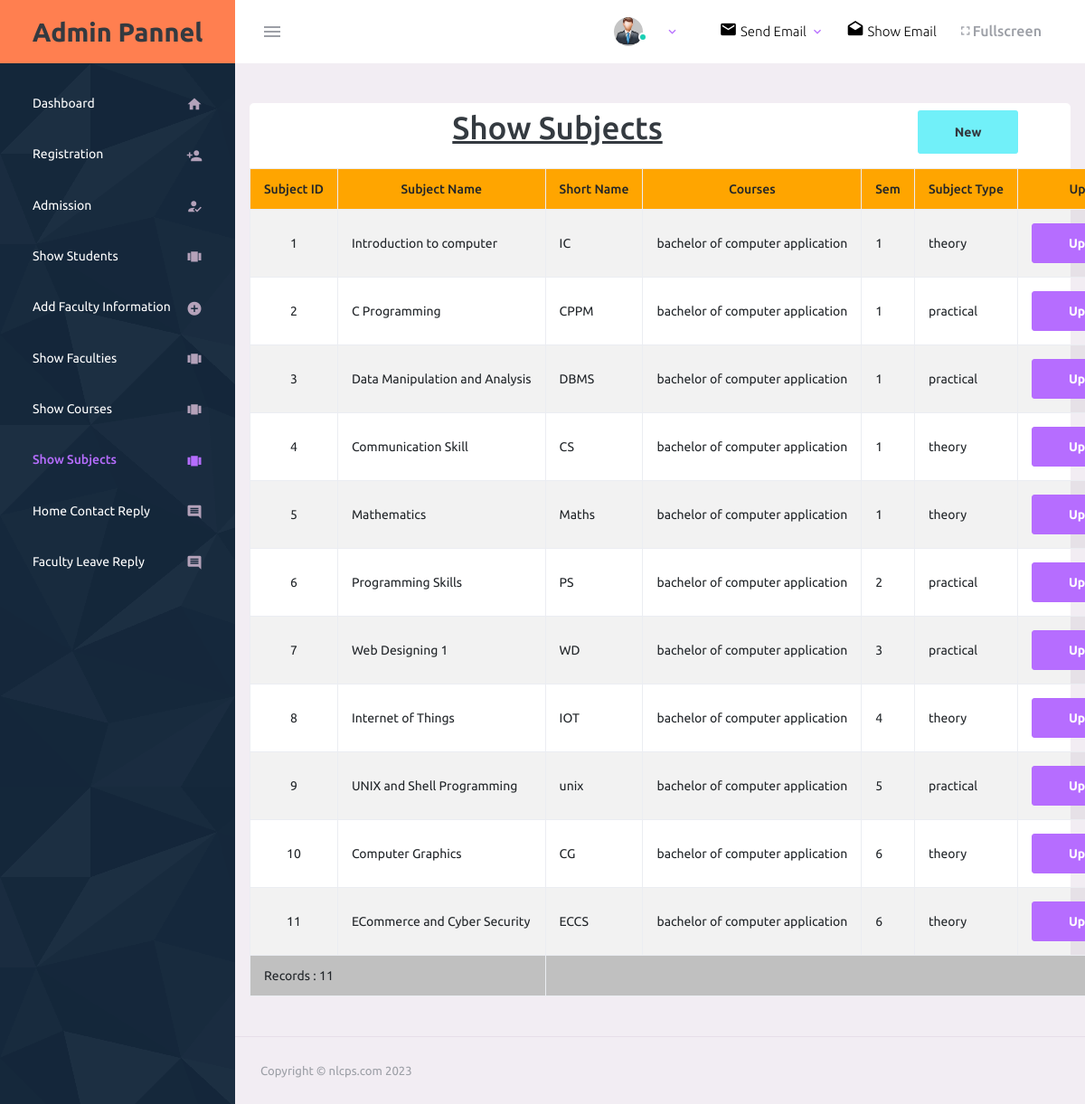
Page /admin/showsubject.php on the committed database.
### tables this page shows
CREATE TABLE `subject` (
  `subid` int(5) NOT NULL,
  `subname` varchar(50) NOT NULL,
  `shortname` varchar(10) NOT NULL,
  `courseid` int(5) NOT NULL,
  `sem` int(2) NOT NULL,
  `subtype` varchar(15) NOT NULL,
  `deletestatus` varchar(3) NOT NULL
);

CREATE TABLE `courses` (
  `courseid` int(5) NOT NULL,
  `coursename` varchar(50) NOT NULL,
  `shortname` varchar(10) NOT NULL,
  `duration` varchar(10) NOT NULL,
  `fees` int(7) NOT NULL,
  `medium` varchar(10) NOT NULL,
  `totalsem` int(2) NOT NULL,
  `image` varchar(50) DEFAULT NULL,
  `deletestatus` varchar(3) NOT NULL
);

### class/dataclass.php (called while the page is built, shortened)
<?php
    class dataclass
    {
        public $conn;
        public function __construct()
        {
            $this->conn=mysqli_connect("localhost","root","","studentmanagement");
        }
        public function getTable($query)
        {
            $tb=mysqli_query($this->conn,$query);
            return $tb;
        }
     }
?>

### admin/showsubject.php (the view, shortened to what this page needs)
<!DOCTYPE html>
<html lang="en">
<head>
    <?php
        include("csslink.php");
        include("../class/dataclass.php");
    ?>
    <?php
        $dc=new dataclass();
        $msg="";
    ?>
</head>
<body>
 <form name="frm" action="#" method="post">
    <div class="container-scroller">
     <?php include("navbar.php"); ?>
        <div class="container-fluid page-body-wrapper">
            <?php include("sidebar.php"); ?>
            <div class="main-panel">
                <div class="content-wrapper">
                 <div class="row">
                    <div class="col-md-12 card">
                        <div class="row">
                            <div class="col-md-9" style="height: 3rem;margin-top: 0.4rem;">
                                <center>
                                <u><h1>Show Subjects</h1></u>
                                </center>
                            </div>
                            <div class="col-md-3" style="height: 3rem;margin-top: 0.5rem;">
                                <center>
                                <button class='btn' name='btnnew' value='".$rw['courseid']."' style="height:3rem;background-color:#71f0f9">New</button>
                                </center>
                            </div>
                        </div>
                        <div class="row" style="margin-top:1rem">
                            <table class="table table-bordered table-striped" >
                            <thead>
                                <tr style='text-align:center;background-color:orange'>
                                    <th>Subject ID</th>
                                    <th>Subject Name</th>
                                    <th>Short Name</th>
                                    <th>Courses</th>
                                    <th>Sem</th>
                                    <th>Subject Type</th>
                                    <th>Update</th>
                                </tr>
                            </thead>
                            <tbody>
                            <?php
                                $query="select subid,subname,s.shortname,coursename,s.shortname,sem,subtype,s.deletestatus from subject s,courses c where s.courseid=c.courseid";
                                $tb=$dc->getTable($query);
                                $rno=0;
                                while($rw=mysqli_fetch_array($tb))
                                {
                                  if($rw['deletestatus']=="no")
                                  {
                                    echo("<tr>");
                                    echo("<td style='text-align:center'>".$rw['subid']."</td>");
                                    echo("<td>".$rw['subname']."</td>");
                                    echo("<td>".$rw['shortname']."</td>");
                                    echo("<td>".$rw['coursename']."</td>");
                                    echo("<td>".$rw['sem']."</td>");
                                    echo("<td>".$rw['subtype']."</td>");
                                    echo("<td><button class='btn btn-primary' name='btnupdate' value='".$rw['subid']."'>Update</button></td>");
                                    echo("</tr>");
                                    $rno=$rno+1;
                                  }
                                }
                                echo("<tr style='background-color:silver'><td colspan='2'>Records : ".$rno."</td><td colspan='6' class='error'>".$msg."</td></tr>");
                            ?>
                            </tbody>
                            </table>
                        </div>
                    </div>
                 </div>
                </div>
                <?php include("footer.php"); ?>
            </div>
        </div>
    </div>
 </form>
</body>
</html>

### admin/showsubject.php (style rules this page uses)
.error { color:red; }

### rows in the picture
subject: subid "1", subname "Introduction to computer", shortname "IC", courseid.coursename "bachelor of computer application", sem "1", subtype "theory"
subject: subid "2", subname "C Programming", shortname "CPPM", courseid.coursename "bachelor of computer application", sem "1", subtype "practical"
subject: subid "3", subname "Data Manipulation and Analysis", shortname "DBMS", courseid.coursename "bachelor of computer application", sem "1", subtype "practical"
subject: subid "4", subname "Communication Skill", shortname "CS", courseid.coursename "bachelor of computer application", sem "1", subtype "theory"
subject: subid "5", subname "Mathematics", shortname "Maths", courseid.coursename "bachelor of computer application", sem "1", subtype "theory"
subject: subid "6", subname "Programming Skills", shortname "PS", courseid.coursename "bachelor of computer application", sem "2", subtype "practical"
subject: subid "7", subname "Web Designing 1", shortname "WD", courseid.coursename "bachelor of computer application", sem "3", subtype "practical"
subject: subid "8", subname "Internet of Things", shortname "IOT", courseid.coursename "bachelor of computer application", sem "4", subtype "theory"
subject: subid "9", subname "UNIX and Shell Programming", shortname "unix", courseid.coursename "bachelor of computer application", sem "5", subtype "practical"
subject: subid "10", subname "Computer Graphics", shortname "CG", courseid.coursename "bachelor of computer application", sem "6", subtype "theory"
subject: subid "11", subname "ECommerce and Cyber Security", shortname "ECCS", courseid.coursename "bachelor of computer application", sem "6", subtype "theory"

### other values in the picture
$rno "11"
